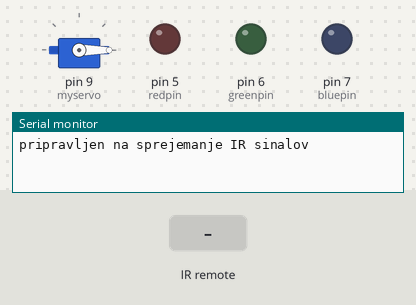
This sketch was run on a simulated Arduino Uno, built with avr-gcc and run on an emulated ATmega328P. On the bench: servo, output pins drawn as LEDs (lit = HIGH), the last lines printed to the serial monitor. The test bench sets the inputs (shaded band).

Above: at 1.2 s.
1.3 s: infrared code 0x47 received
At 2.2 s:
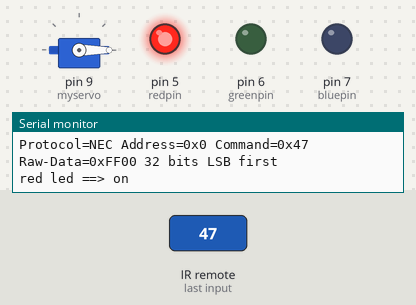
2.8 s: infrared code 0x43 received
At 3.4 s:
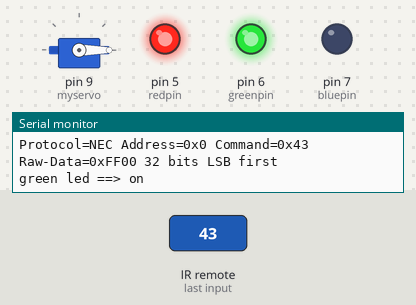
4.3 s: infrared code 0x9 received
At 5.5 s:
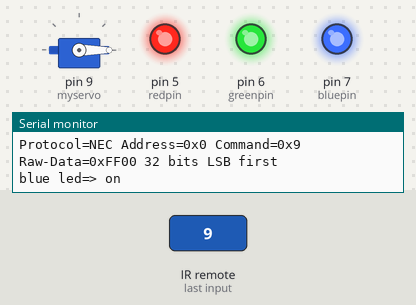
5.8 s: infrared code 0x15 received
At 7.0 s:
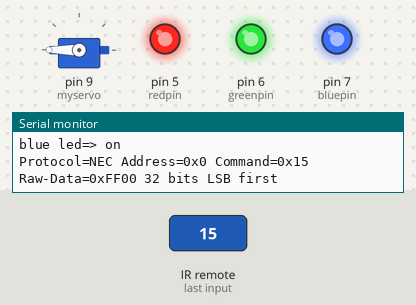
7.3 s: infrared code 0x16 received
At 7.6 s:
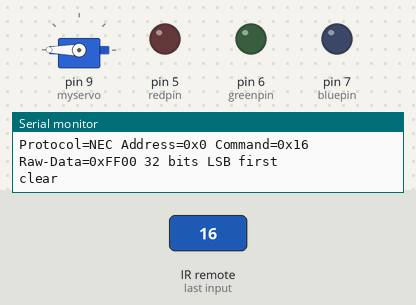
8.8 s: infrared code 0x47 received
At 9.1 s:
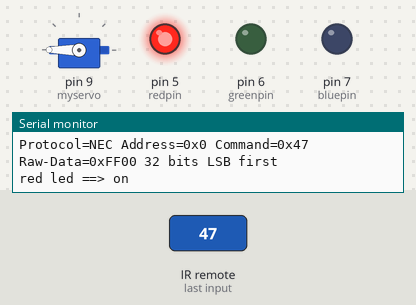
Timing chart, 0 to 11.3 s (numbered marks = the images above; inputs shaded):
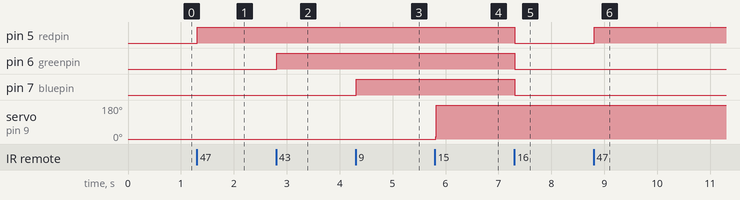

The sketch:

potenciometer_servo.ino
```cpp
#include <Arduino.h>
#include <IRremote.h>
#include <Servo.h>

#define redpin 5
#define greenpin 6
#define bluepin 7
#define IR_PIN 8
#define MARK_EXCESS_MICROS 20 // 20 is recommended for the cheap VS1838 modules
Servo myservo;
int var = 0;

void setup(){
    Serial.begin(9600);
    IrReceiver.begin(IR_PIN,ENABLE_LED_FEEDBACK);
    Serial.println("pripravljen na sprejemanje IR sinalov");

    pinMode(redpin, OUTPUT);
    pinMode(greenpin, OUTPUT);
    pinMode(bluepin, OUTPUT);
    myservo.attach(9);
    myservo.write(0);
}

void clear_led(){
    for (int i = 5; i < 8; i++){
        digitalWrite(i, LOW);
    }
}

void loop(){
    while(!IrReceiver.decode()){}

    if(IrReceiver.decode()){
        IrReceiver.printIRResultShort(&Serial);
        Serial.println();
        IrReceiver.resume();

    }
    if(IrReceiver.decodedIRData.command == 0x47){
        digitalWrite(redpin, HIGH);
        Serial.println("red led ==> on");
    }
    else if(IrReceiver.decodedIRData.command == 0x43){
        digitalWrite(greenpin, HIGH);
        Serial.println("green led ==> on");
    }
    else if(IrReceiver.decodedIRData.command == 0x9){
        digitalWrite(bluepin, HIGH);
        Serial.println("blue led=> on");
    }
    else if(IrReceiver.decodedIRData.command == 0x15){
        for(var = 0; var <= 360; var++){
          myservo.write(var);
        }
    }
    else if(IrReceiver.decodedIRData.command == 0x7){
      int newvar = myservo.read();
      myservo.write(newvar);
    }
    else if(IrReceiver.decodedIRData.command == 0x16){
        clear_led();
        Serial.println("clear");
    }
    else if(IrReceiver.decodedIRData.command == 0x4A){
        myservo.write(0);
        Serial.println("servo ==> 0");
    }
    delay(500);

}
```

Measured:
- after the input at 1.3 s, pin 5 (redpin): LOW → HIGH at once
- after the input at 2.8 s, pin 6 (greenpin): LOW → HIGH at once
- after the input at 4.3 s, pin 7 (bluepin): LOW → HIGH at once
- after the input at 5.8 s, servo on pin 9 (myservo): 0° → 180° at once
- after the input at 7.3 s, pin 5 (redpin), pin 6 (greenpin), pin 7 (bluepin): HIGH → LOW at once
- after the input at 8.8 s, pin 5 (redpin): LOW → HIGH at once
